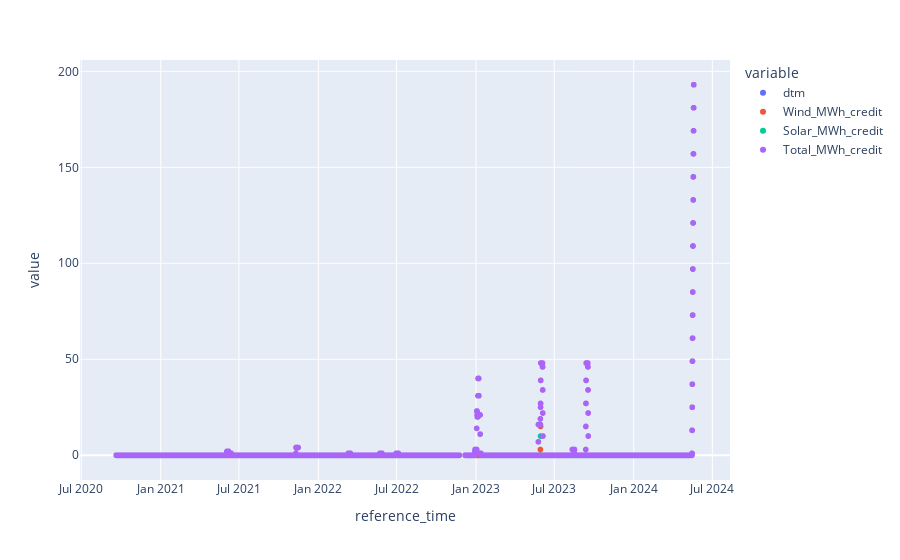

Notebook code for this chart:
### Code cell
px.scatter(df[["dtm", "Wind_MWh_credit", "Solar_MWh_credit", "Total_MWh_credit"]].isna().join(df["reference_time"]).groupby("reference_time").sum())

### Figure 1 — Plotly figure (JSON) as saved in the notebook; plotly's stock layout.template omitted (floating-point values rounded to 4 significant figures; data arrays with more than 128 entries replaced by an {"elided": "..."} marker saying what was removed)
{"data": [{"hovertemplate": "variable=dtm<br>reference_time=%{x}<br>value=%{y}<extra></extra>", "legendgroup": "dtm", "marker": {"color": "#636efa", "symbol": "circle"}, "mode": "markers", "name": "dtm", "showlegend": true, "type": "scattergl", "x": {"elided": "5283 str values"}, "xaxis": "x", "y": {"elided": "5283 int values"}, "yaxis": "y"}, {"hovertemplate": "variable=Wind_MWh_credit<br>reference_time=%{x}<br>value=%{y}<extra></extra>", "legendgroup": "Wind_MWh_credit", "marker": {"color": "#EF553B", "symbol": "circle"}, "mode": "markers", "name": "Wind_MWh_credit", "showlegend": true, "type": "scattergl", "x": {"elided": "5283 str values"}, "xaxis": "x", "y": {"elided": "5283 int values"}, "yaxis": "y"}, {"hovertemplate": "variable=Solar_MWh_credit<br>reference_time=%{x}<br>value=%{y}<extra></extra>", "legendgroup": "Solar_MWh_credit", "marker": {"color": "#00cc96", "symbol": "circle"}, "mode": "markers", "name": "Solar_MWh_credit", "showlegend": true, "type": "scattergl", "x": {"elided": "5283 str values"}, "xaxis": "x", "y": {"elided": "5283 int values"}, "yaxis": "y"}, {"hovertemplate": "variable=Total_MWh_credit<br>reference_time=%{x}<br>value=%{y}<extra></extra>", "legendgroup": "Total_MWh_credit", "marker": {"color": "#ab63fa", "symbol": "circle"}, "mode": "markers", "name": "Total_MWh_credit", "showlegend": true, "type": "scattergl", "x": {"elided": "5283 str values"}, "xaxis": "x", "y": {"elided": "5283 int values"}, "yaxis": "y"}], "layout": {"legend": {"title": {"text": "variable"}, "tracegroupgap": 0}, "margin": {"t": 60}, "xaxis": {"anchor": "y", "domain": [0, 1], "title": {"text": "reference_time"}}, "yaxis": {"anchor": "x", "domain": [0, 1], "title": {"text": "value"}}}}
